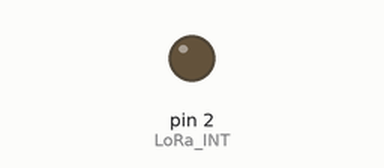
Recording of a sketch running on a simulated Arduino Uno, built with avr-gcc and run on an emulated ATmega328P. Shown: output pins drawn as LEDs (lit = HIGH). No radio packets arrive unless stated; pins used as bus, display or sensor lines are not drawn; what the sketch prints to the serial monitor is not drawn.

Above: at 0.01 s.
Timing chart, 0 to 1.8 s (numbered marks = the images above):
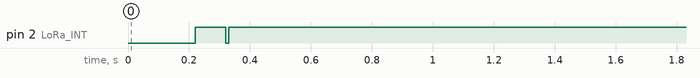

The sketch:

G_Sender.ino
```cpp
#include "TinyGPS++.h"
#include "SoftwareSerial.h"
#include <LoRa.h>
#include <RH_RF95.h>
#include <RHReliableDatagram.h>

SoftwareSerial serial_connection(7, 6); //RX=pin 6, TX=pin 7
TinyGPSPlus gps;//This is the GPS object that will pretty much do all the grunt work with the NMEA data


// SPI library easy use of SPI.
// MISO, MOIS and SCK hare handled automatically by the SPI-library. Chip select (CS)/Slave select (SS) must be set manually.
// CS/SS pin can be any digital pin. The slave communicates with master when its CS pin is low (usually...).
#include <SPI.h>

// Libraries for LoRa communication
#include <RHReliableDatagram.h>
#include <LoRa.h>
#include <RH_RF95.h>

// Define pins for chip select, reset and interrut.
#define LoRa_CS 10
#define LoRa_RST 9
#define LoRa_INT 2

#define SENDER_ADDRESS 1
#define RECEIVER_ADDRESS 5

// Set frequency [MHz]. The LoRa chip used here can operate at 868 MHz.
#define LoRa_FREQ 870.1

// Singleton instance of the radio driver.
RH_RF95 lora(LoRa_CS, LoRa_INT);

// Class to manage message delivery and receipt,using the lora declared above
RHReliableDatagram manager(lora, SENDER_ADDRESS);

// Variables for packet handling
uint8_t packageNum;
// Don't put this on the stack:
uint8_t buf[RH_RF95_MAX_MESSAGE_LEN];
uint8_t memory[4][15]; // Memory that can store 4 packages of size 14
uint8_t memoryPointer;
uint8_t packageMemory[4];
uint8_t packageMemoryPointer;

// Set spreading factor, 6 ~ 12.
// LoRa is a Chirp Spread Spectrum (CSS) modulation. This setting determines the number of chirps per bit of data.
// At the highest value (SF 12), the link has higher range and is more robust, but the data rate is lowered significantly.
// The lowest value (SF 6) is a special case designed for the highest possible data rate. In this mode however, the length of the packet has to be known in advance. Also, CRC check is disabled.
#define spreadingFactor 12

// Set bandwidth, option: 7800,10400,15600,20800,31250,41700,62500,125000,250000,500000 [Hz].
// Lower BandWidth for longer distance. Semtech recommends to keep it above or equal to 62.5 kHz to be compatible with the clock speed.
#define signalBandwidth 125E3

// Set coding rate, 5 ~ 8 (values are actually 4/x).
// LoRa modem always performs forward error correction. The amount of these error checks is expressed by the coding rate.
// The lowest value (CR 4/5) results in higher data rate and less robust link, the highest value (CR 4/8) provides more robust link at the expense of lowering data rate.
#define codingRateDenominator 8


void setup() {

  Serial.begin(9600);//This opens up communications to the Serial monitor in the Arduino IDE
  serial_connection.begin(9600);//This opens up communications to the GPS
  delay(100);
  //Serial.println("GPS Start");//Just show to the monitor that the sketch has started


  initializeLoRa();

  packageNum = 0;
  packageMemoryPointer = 0;
  memoryPointer = 0;
  for (int i = 0; i< 4; i++){
    packageMemory[i] = -1;
    memory[i][1] = (char)0; // Because first bit is packageNum
  }
  Serial.println(F("Sender init"));
}


void loop() {

  uint8_t data[2];
    // Adding packet number
  data[0] = packageNum;
  Serial.print(F("\nMessage generated, with number: "));
  Serial.println((int)data[0]); // Printing the first part of the message

  sendFromMemory();

  // Send newly generated data
  if (!manager.sendtoWait(data, sizeof(data), RECEIVER_ADDRESS)){
    // Send unsuccessful
    writeToMemory(data, sizeof(data));
    printFullDataMessage();
  }
  Serial.print(F("RSSI [dBm] of last sent message  : "));
  Serial.println((int)lora.lastRssi());

  uint8_t bufLen = sizeof(buf);
  uint8_t from;

  updatePackageNum();
  delay(2000);
}


//////////////// Initializing functions ////////////////
////////////////////////////////////////////////////////


void initializeLoRa()
{

  //Set pinMode
  pinMode(LoRa_RST, OUTPUT);
  pinMode(LoRa_INT, OUTPUT);

  // Manual reset of LoRa module
  digitalWrite(LoRa_RST, HIGH);
  delay(100);
  digitalWrite(LoRa_RST, LOW);
  delay(10);
  digitalWrite(LoRa_RST, HIGH);
  delay(10);
  digitalWrite(LoRa_INT, HIGH);
  delay(100);
  digitalWrite(LoRa_INT, LOW);
  delay(10);
  digitalWrite(LoRa_INT, HIGH);
  delay(10);
  pinMode(LoRa_INT, OUTPUT);

  // Initialize both LoRa and Reliable Datagram
  if (!manager.init()){
    // init failed
    Serial.println(F("init failed"));
  }


  // Set frequency.
  lora.setFrequency(LoRa_FREQ);

  // Set transmitter power, value from 7-23 (23 = 20 dBm). 13 dBm is default.
  // Can go above this using PA_BOOST, which RFM9x has.
  lora.setTxPower(23);

  // Set spreding factor, bandwidth and coding rate.
  // See LoRa #define in top of code for description and usage.
  //  LoRa.setSpreadingFactor(spreadingFactor); // This causes failure
  LoRa.setSignalBandwidth(signalBandwidth);

  LoRa.setCodingRate4(codingRateDenominator);
}


// counting package numbers 0-7 to try to use 3 bit at some time.
void updatePackageNum(){
  if (packageNum >= 7){ packageNum = 0;}
  else packageNum ++;
}

void clearReceivedData(uint8_t* buf,uint8_t* bufLen, uint8_t* from){
  buf[0] = (char)0; // Setting termination bit
  buf[1] = (char)0;
  bufLen = 0;
  from = (char)0;
}

// Iterating over memory, trying to send all of them
void sendFromMemory(){
  for (int i = 0; i <4; i++){
    // Iterating over the 4 memory positions
    if (memory[i][1] != (char)0){
      // Only send data that exists
      if (!manager.sendtoWait(&memory[i][0], sizeof(memory[i]), RECEIVER_ADDRESS)){ // Trying to send from memory
        Serial.println(F("Send from memory unsuccessful"));
      }
      else{
        Serial.print(F("Send from memory success with size: "));
        Serial.println(sizeof(memory[i]));
        deleteFromMemory(i);
      }
    }
  }
}

void deleteFromMemory(int deletePosition){
  memory[deletePosition][0] = (char)0; // Setting first element as termination bit
  memory[deletePosition][1] = (char)0;
}

// Returning position of unused memory
// Returning values from 0-3 if memory is full, incrementing starting at last filled position
int findEmptyMemory(){
  // The for-loop looks for empty memory
  for (int i = 0; i < 4; i++){ // Assuming memory has size of 4
    if (memory[i][1] == 0){
      Serial.print(F("Found empty memory at position: "));
      Serial.println(i);
      memoryPointer = i;
      return i;
    }
  }
  // Memory is full
  if (memoryPointer < 3){
    // We can increment legally
    memoryPointer ++;
    return memoryPointer;
  }
  memoryPointer = 0;
  return 0; // No memory is empty, overwriting should start at pos 0
}

void writeToMemory(uint8_t* message, int messageLength){
  int _emptyMemory = findEmptyMemory();
  for(int i = 0; i < messageLength; i++){
    memory[_emptyMemory][i] = message[i];
  }
}


// Stores package number of new packages incoming
void updatePackageMemory(int package){
  packageMemory[packageMemoryPointer] = package;
  if (packageMemoryPointer < 3){
    packageMemoryPointer++;
  }
  else packageMemoryPointer = 0;
}

// Returns 1 if the package is in memory
int packageInMemory(int package){
  for (int i = 0; i < 4; i++){
    if (packageMemory[i] == package){
      return 1;
    }
  }
  return 0;
}

void printFullDataMessage(){
  for (int i = 0; i < 4 ; i++){
    if (memory[i][1] != (char)0){
      Serial.print(F("Memory: "));
      Serial.print(i);
      Serial.print(" : ");
      Serial.println((int)memory[i][0]);
    }
  }
  Serial.println("");
}


void fillLongIntToPos(long int inValue, int requiredSize, int startingPos, uint8_t* outValue){
  uint8_t * _tempValue = (uint8_t *)&inValue;
  for (int i = 0; i < requiredSize; i++){
    outValue[startingPos + i] = _tempValue[i];
  }
}
```
